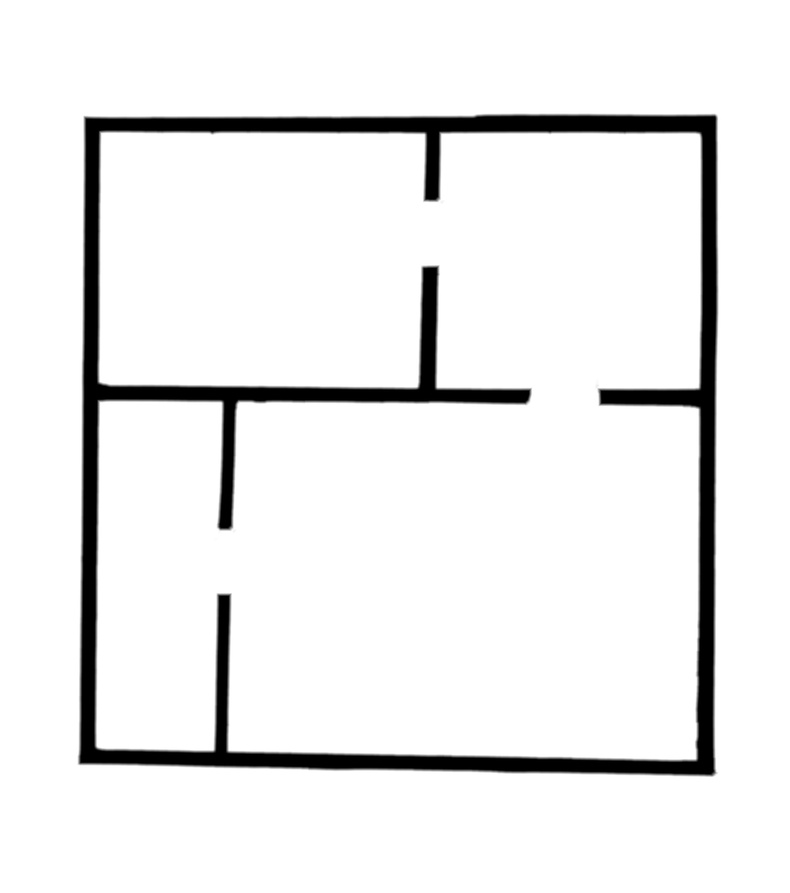
#> input picture corner points and lines/Walls.jpg, 790 x 893 px, shrunk from 2376 x 2684 before the run
$ python convexHull.py   (older library calls are emulated)
#> lines starting #> are read from the running program, lines starting #| are printed output that depends on the picture; after the words box and inside, x2 and y2 are one past the last pixel; in counts of white or black regions, pixels touching at a corner belong together
import cv2
import numpy as np
import random

img=cv2.imread('Walls.jpg')
#> img is the input picture: shape (893, 790, 3); min 0, max 255, mean 236
imgray=cv2.cvtColor(img,cv2.COLOR_BGR2GRAY)
gray=np.float32(imgray)


ret,thresh=cv2.threshold(imgray, 127, 255, 0)
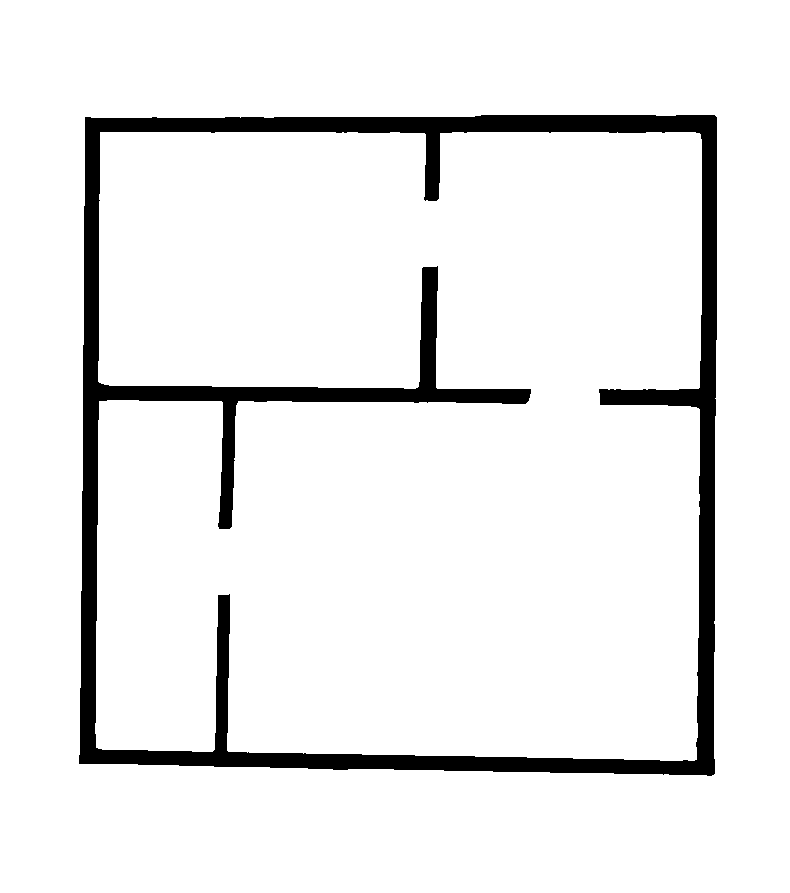
#> thresh: shape (893, 790); 92.5% white; 1 black region
im2, contours, hierarchy = cv2.findContours(thresh, cv2.RETR_TREE, cv2.CHAIN_APPROX_SIMPLE)
#> contours = 3 contours; box (x1, y1, x2, y2) and area: (0, 0, 790, 893) 703788, (78, 114, 718, 777) 414741, (95, 132, 702, 761) 358634

lines = []
for contour in contours[1:]:
	# hulls = cv2.convexHull(contour)
	epsilon = 0.001*cv2.arcLength(contour,True)
	hulls = cv2.approxPolyDP(contour,epsilon,True)
	k=[random.randint(0,255),random.randint(0,255),random.randint(0,255)]
	r=tuple(k)

	cv2.drawContours( img, [contour], 0, r, 10)
	cv2.drawContours( img, [hulls], 0, r, 3  )

	i = 0
	linesinner = []
	for hull in hulls:
		x,y=hull[0].ravel()
		cv2.circle(img,(x,y),15,r,-1)
		# print(x,y)
		# print(linesinner)

		x = -x

		if(i==0):
			linesinner.append( { "start": (x,y)} )
			i += 1
			continue
		elif(i==(len(hulls)-1)):
			linesinner.append( {"start": (x,y), "end": linesinner[0]["start"] } )
			linesinner[i-1]["end"] = (x,y)
			continue
		linesinner.append( { "start" : (x,y) } )
		linesinner[i-1]["end"] = (x,y)
		i += 1

	# print(linesinner)
	lines.extend(linesinner)
#> this loop made 2 passes
#> (epsilon, r) on passes 1 to 2: (2.59, (197, 215, 20)), (4.48, (132, 248, 207))
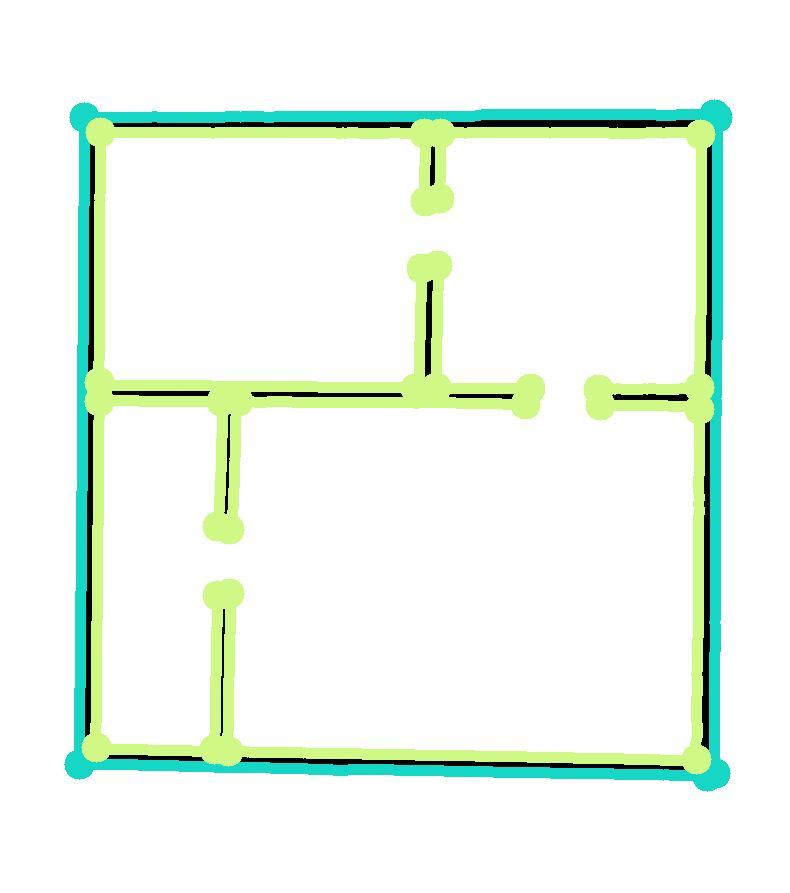
#> img: shape (893, 790, 3); 12.22% of pixels changed, all inside (x1, y1, x2, y2) = (64, 99, 733, 792)
#> after the loop, lines = 34 items

cv2.imwrite('Try2.jpg',img)

dataDict = {}
dataDict['walls'] = lines
import json
# print(json.dumps(dataDict))
with open("data_file.json", "w") as write_file:
#> (the run stopped early here; a loop or call above may not have finished)

$ run again, with corner points and lines/HDD.jpg copied over corner points and lines/Walls.jpg
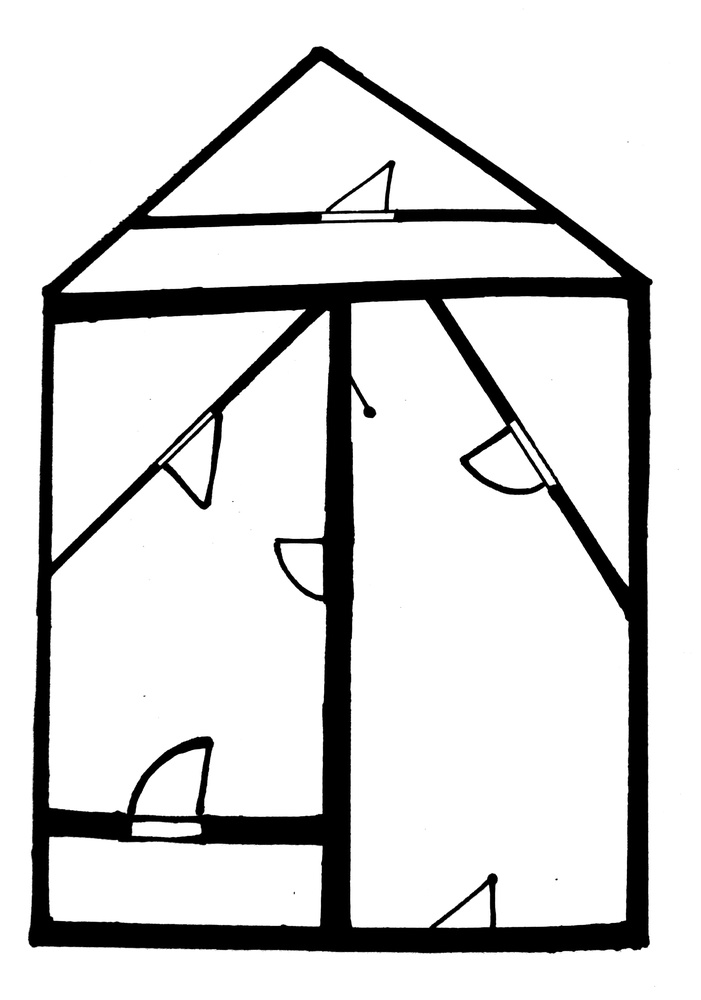
#> input picture corner points and lines/HDD.jpg, 701 x 1000 px, shrunk from 2144 x 3060 before the run
#> img is the input picture: shape (1000, 701, 3); min 0, max 255, mean 217.8
#> thresh: shape (1000, 701); 85.4% white; 5 black regions (4 under 20 px)
#> contours = 23 contours, 4 with area under 20; largest, box (x1, y1, x2, y2) and area: (0, 0, 701, 1000) 699300, (27, 45, 654, 954) 482262, (350, 300, 629, 928) 134832, (48, 311, 330, 817) 91308, (51, 309, 305, 562) 30030
#> the loop `for contour in contours[1:]:` made 22 passes
#> (epsilon, r) on passes 1 to 8: (2.86, (197, 215, 20)), (0.164, (132, 248, 207)), (0.729, (155, 244, 183)), (0.00766, (111, 71, 144)), (0.162, (71, 48, 128)), (0.244, (75, 158, 50)), (0.168, (37, 169, 241)), (0.202, (51, 181, 222))
#> after the loop `for contour in contours[1:]:`:
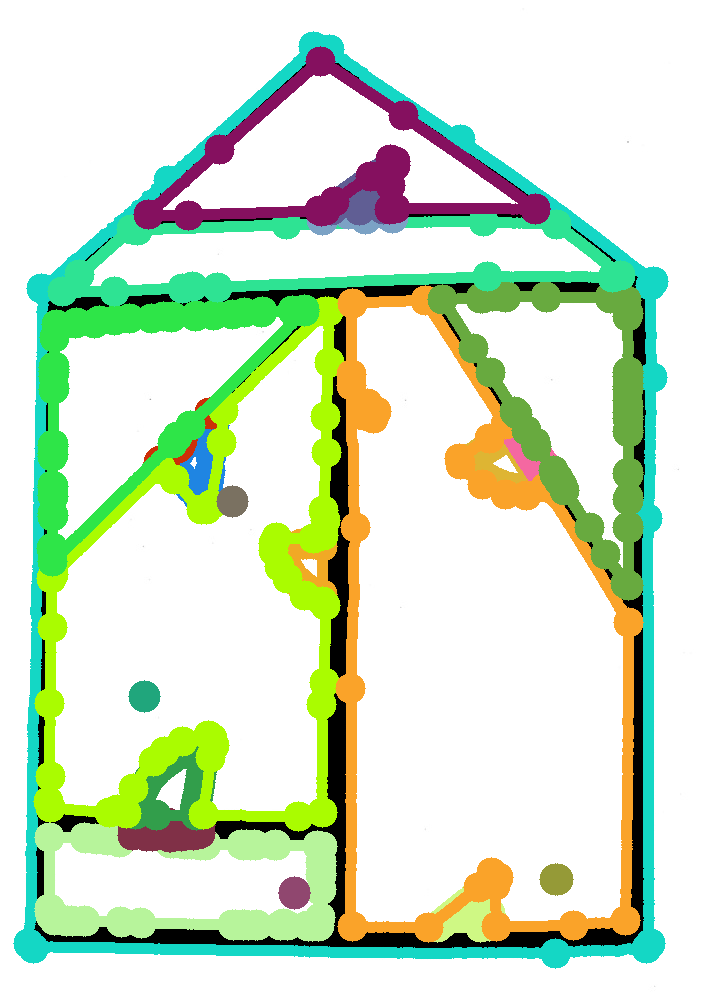
#> img: shape (1000, 701, 3); mean B, G, R 202.9, 229.1, 211
#> after the loop `for contour in contours[1:]:`: lines = 863 items

$ run again, with corner points and lines/Handrawn.jpg copied over corner points and lines/Walls.jpg
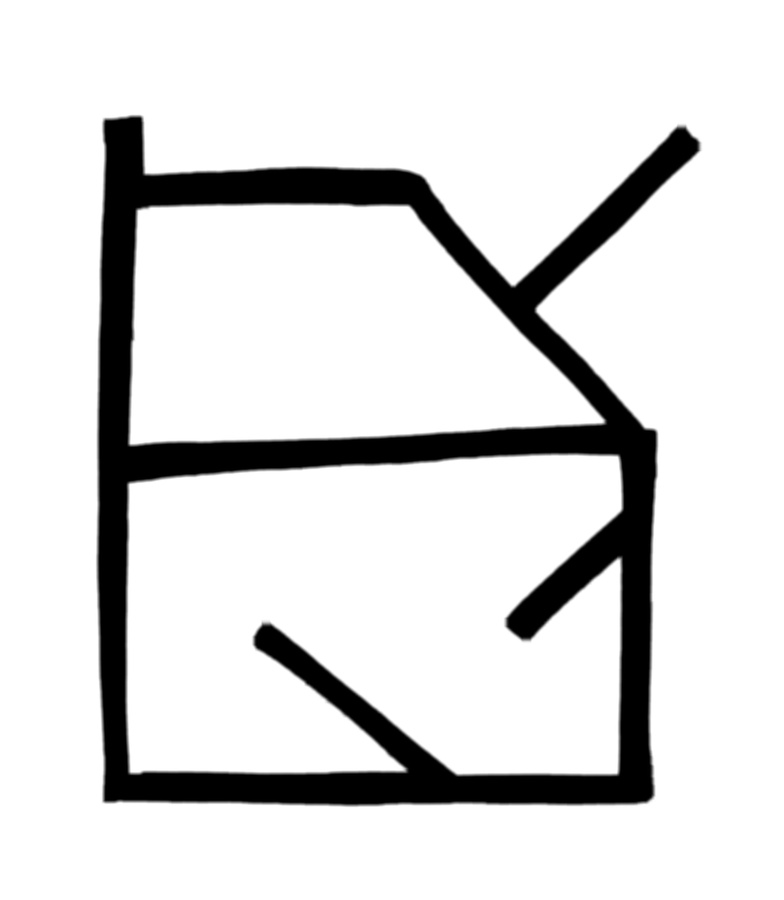
#> input picture corner points and lines/Handrawn.jpg, 784 x 900 px, shrunk from 2028 x 2328 before the run
#> img is the input picture: shape (900, 784, 3); min 0, max 255, mean 220
#> `ret,thresh=cv2.threshold(imgray, 127, 255, 0)`:
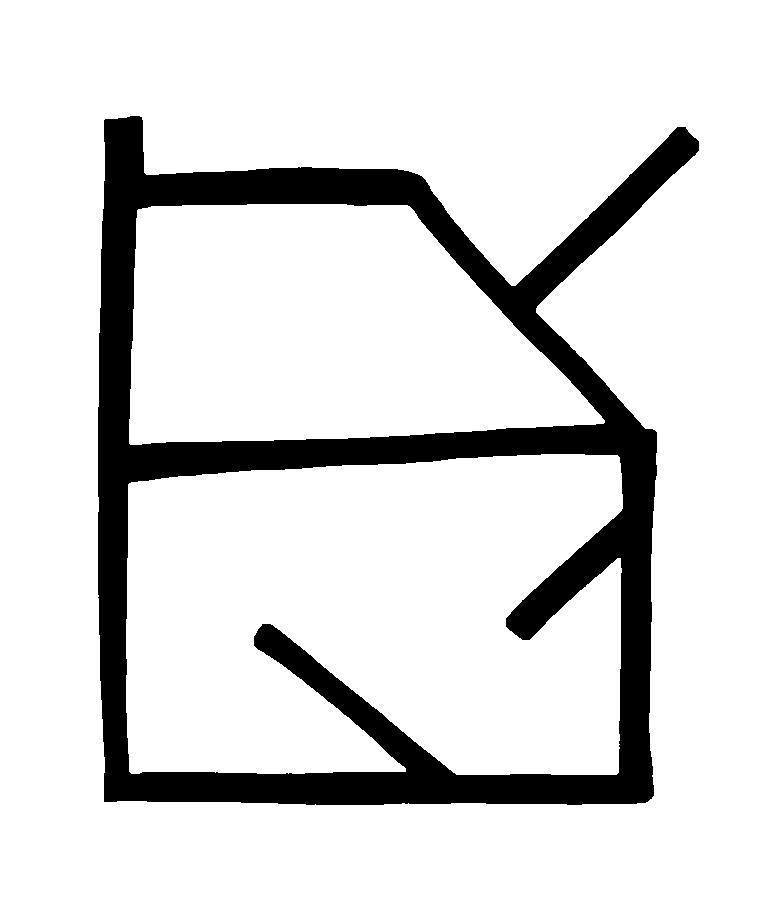
#> thresh: shape (900, 784); 86.3% white; 1 black region
#> contours = 4 contours; box (x1, y1, x2, y2) and area: (0, 0, 784, 900) 703917, (97, 115, 700, 806) 327340, (126, 454, 623, 775) 140906, (129, 204, 605, 445) 86718
#> the loop `for contour in contours[1:]:` made 3 passes
#> (epsilon, r) on passes 1 to 3: (2.84, (197, 215, 20)), (2.33, (132, 248, 207)), (1.29, (155, 244, 183))
#> after the loop `for contour in contours[1:]:`:
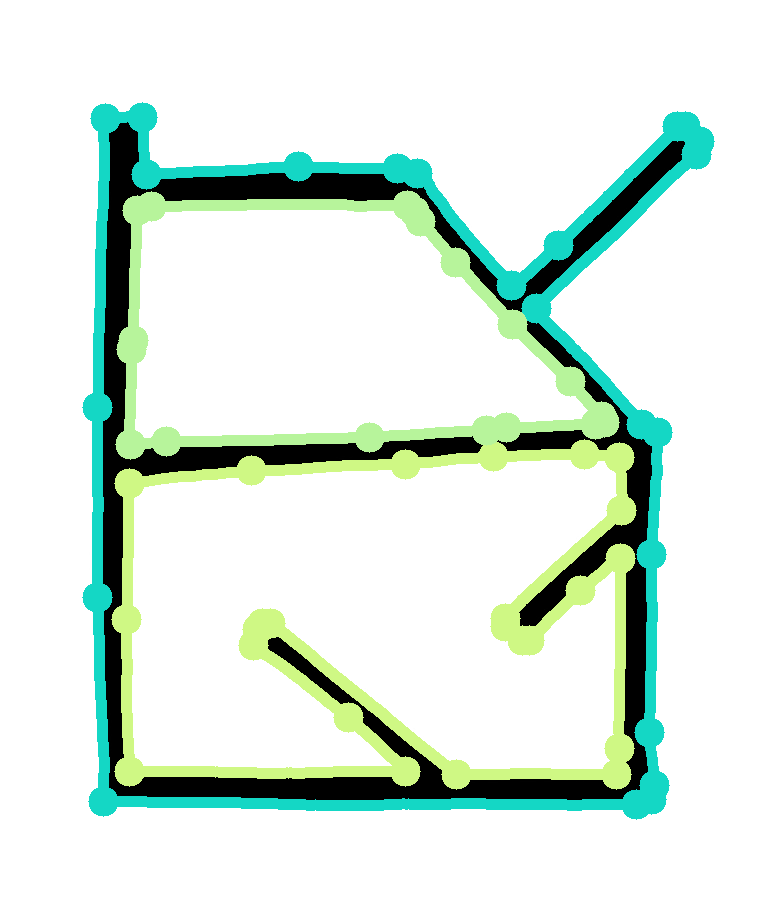
#> img: shape (900, 784, 3); 13.16% of pixels changed, all inside (x1, y1, x2, y2) = (82, 102, 715, 820)
#> after the loop `for contour in contours[1:]:`: lines = 65 items

$ run again, with corner points and lines/Test2-1.jpg copied over corner points and lines/Walls.jpg
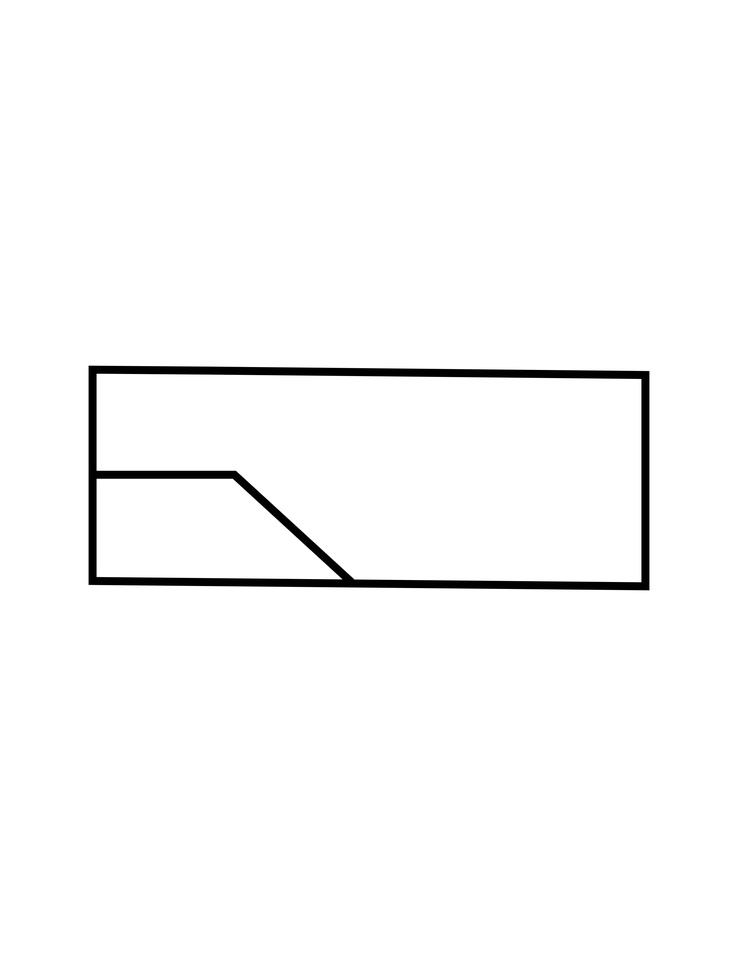
#> input picture corner points and lines/Test2-1.jpg, 738 x 956 px, shrunk from 2550 x 3300 before the run
#> img is the input picture: shape (956, 738, 3); min 0, max 255, mean 249.7
#> `ret,thresh=cv2.threshold(imgray, 127, 255, 0)`:
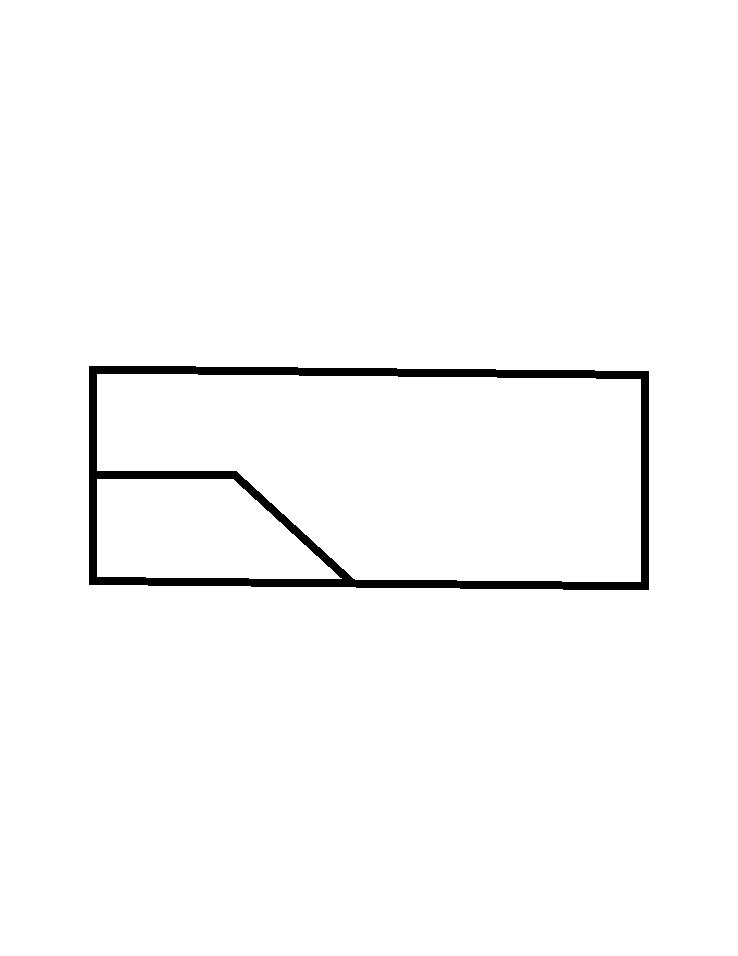
#> thresh: shape (956, 738); 97.9% white; 1 black region
#> contours = 4 contours; box (x1, y1, x2, y2) and area: (0, 0, 738, 956) 703835, (88, 365, 650, 591) 123622, (97, 374, 641, 582) 88772, (97, 479, 342, 579) 18564
#> the loop `for contour in contours[1:]:` made 3 passes
#> (epsilon, r) on passes 1 to 3: (1.56, (197, 215, 20)), (0.627, (132, 248, 207)), (1.43, (155, 244, 183))
#> after the loop `for contour in contours[1:]:`:
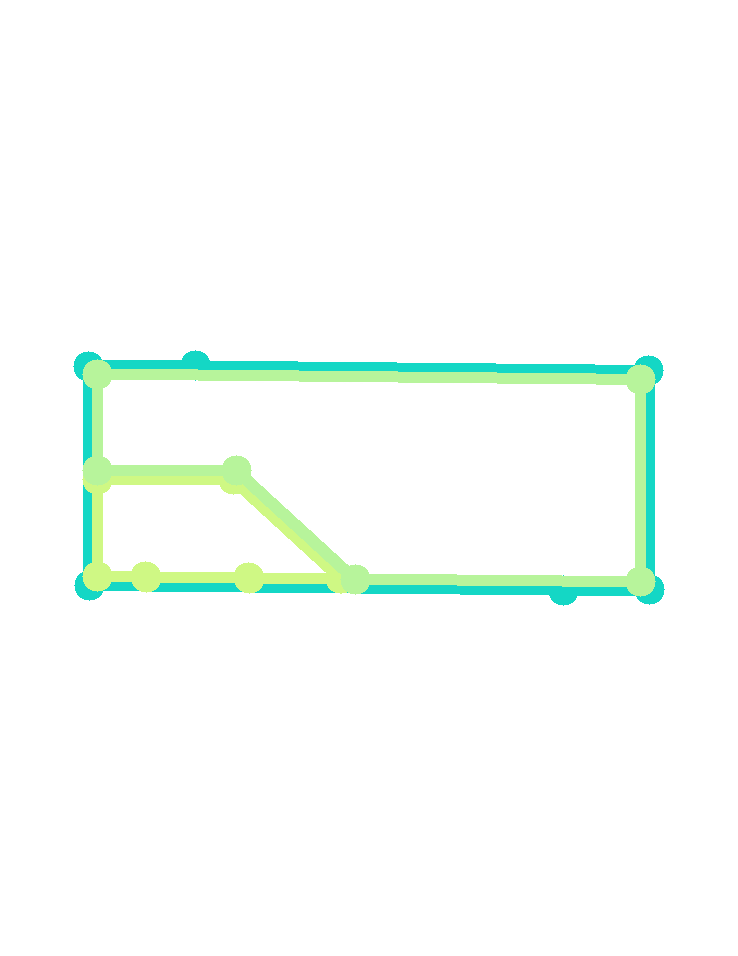
#> img: shape (956, 738, 3); 5.54% of pixels changed, all inside (x1, y1, x2, y2) = (73, 350, 665, 606)
#> after the loop `for contour in contours[1:]:`: lines = 21 items
